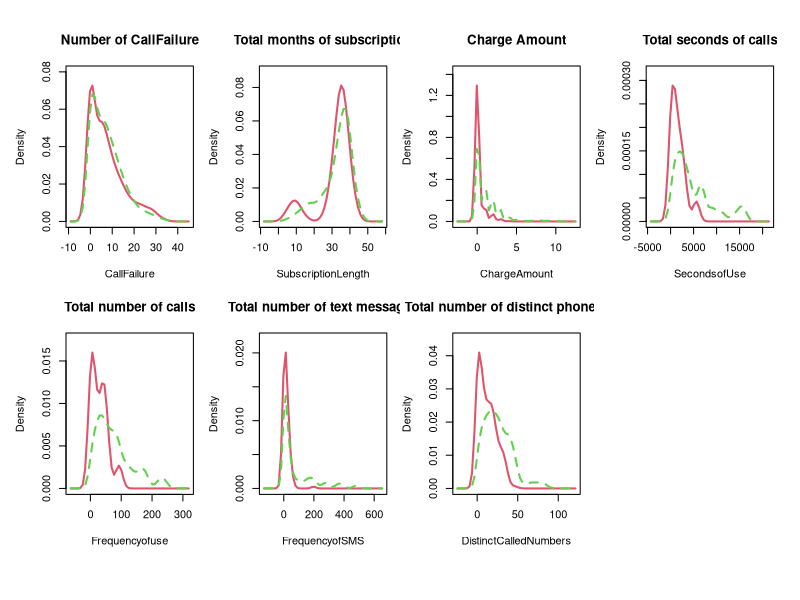

Recreate this plot in R. (Note: this script raises an error after producing the figure.)
library(readr)
IranianChurn <- read_csv("data/derived/IranianChurn_cleaned.csv")
library(sm)
attach(IranianChurn)

png("outputs/figures/conditional_density_plot.png", width = 1000, height = 480)

par(oma = c(4,1,1,1), mfrow = c(2, 4), mar = c(4, 4, 4, 1))

sm.density.compare(CallFailure,Churn, lwd=2)
title(main="Number of CallFailure")
sm.density.compare(SubscriptionLength,Churn, lwd=2)
title(main="Total months of subscription")
sm.density.compare(ChargeAmount,Churn, lwd=2)
title(main="Charge Amount")
sm.density.compare(SecondsofUse,Churn, lwd=2)
title(main="Total seconds of calls")
sm.density.compare(Frequencyofuse,Churn, lwd=2)
title(main="Total number of calls")
sm.density.compare(FrequencyofSMS,Churn, lwd=2)
title(main="Total number of text messages")
sm.density.compare(DistinctCalledNumbers,Churn, lwd=2)
title(main="Total number of distinct phone calls")
sm.density.compare(AgeGroupNum,Churn, lwd=2)
title(main="Age Group")

par(fig = c(0, 1, 0, 1), oma = c(0, 0, 0, 0), mar = c(0, 0, 0, 0), new = TRUE)
plot(0, 0, type = 'l', bty = 'n', xaxt = 'n', yaxt = 'n')
legend('bottom', legend = c( 'CHURN','non-CHURN'), 
       lty=c(2,1), col=c(3,2), lwd=2, horiz = TRUE, xpd = TRUE, 
       seg.len=2, cex = 1.5, inset = 0, bty = "o")

# Close the graphics device
dev.off()

detach(IranianChurn)
